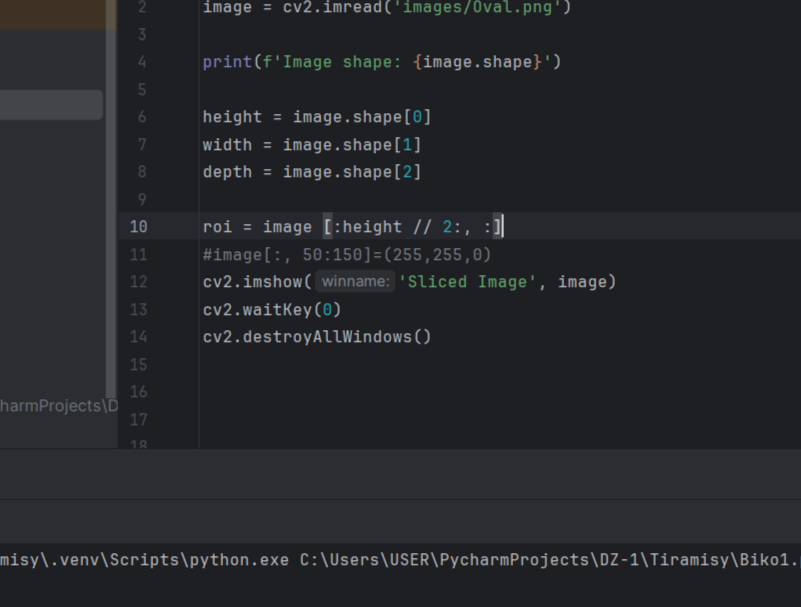
#> input picture images/SS.png, 801 x 607 px
$ python Biko1.py
#> lines starting #> are read from the running program, lines starting #| are printed output that depends on the picture
import cv2
image = cv2.imread('images/SS.png')
#> image is the input picture: shape (607, 801, 3); mean B, G, R 41.7, 38.8, 37.3

print(f'Image shape: {image.shape}')
#| Image shape: (607, 801, 3)

height = image.shape[0]
#> height = 607
width = image.shape[1]
#> width = 801
depth = image.shape[2]
#> depth = 3

roi = image [:height// 2, :]
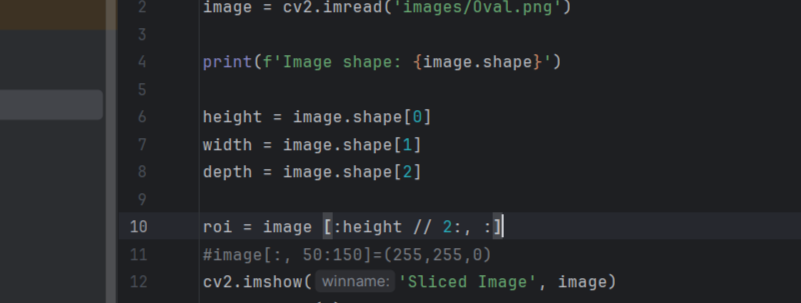
#> roi: shape (303, 801, 3); mean B, G, R 41.5, 38.7, 37.2

roi[:,:,0] = 0
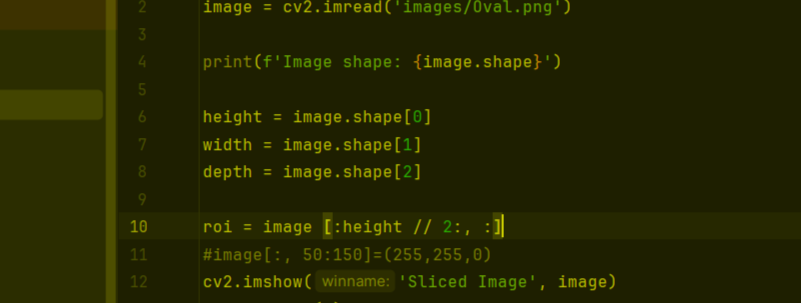
#> roi: shape (303, 801, 3); mean B, G, R 0, 38.7, 37.2
roi[:,:,1] = 0
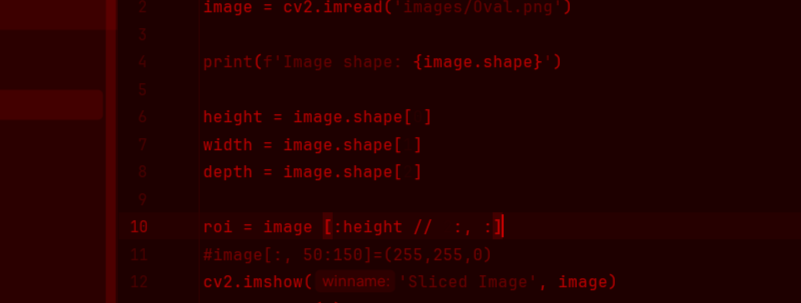
#> roi: shape (303, 801, 3); mean B, G, R 0, 0, 37.2
roi[:,:,2] = 0
#> roi: shape (303, 801, 3); every value is 0

image [height// 2+1:, :] = roi
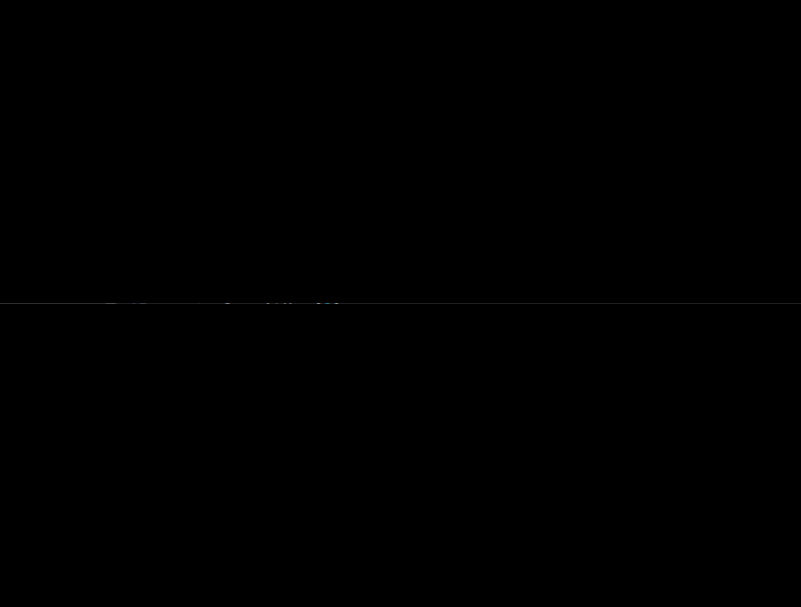
#> image: shape (607, 801, 3); mean B, G, R 0.1, 0.1, 0.1

#image[:, 50:150]=(255,255,0)
cv2.imshow('Sliced Image', image)
cv2.waitKey(0)
cv2.destroyAllWindows()
